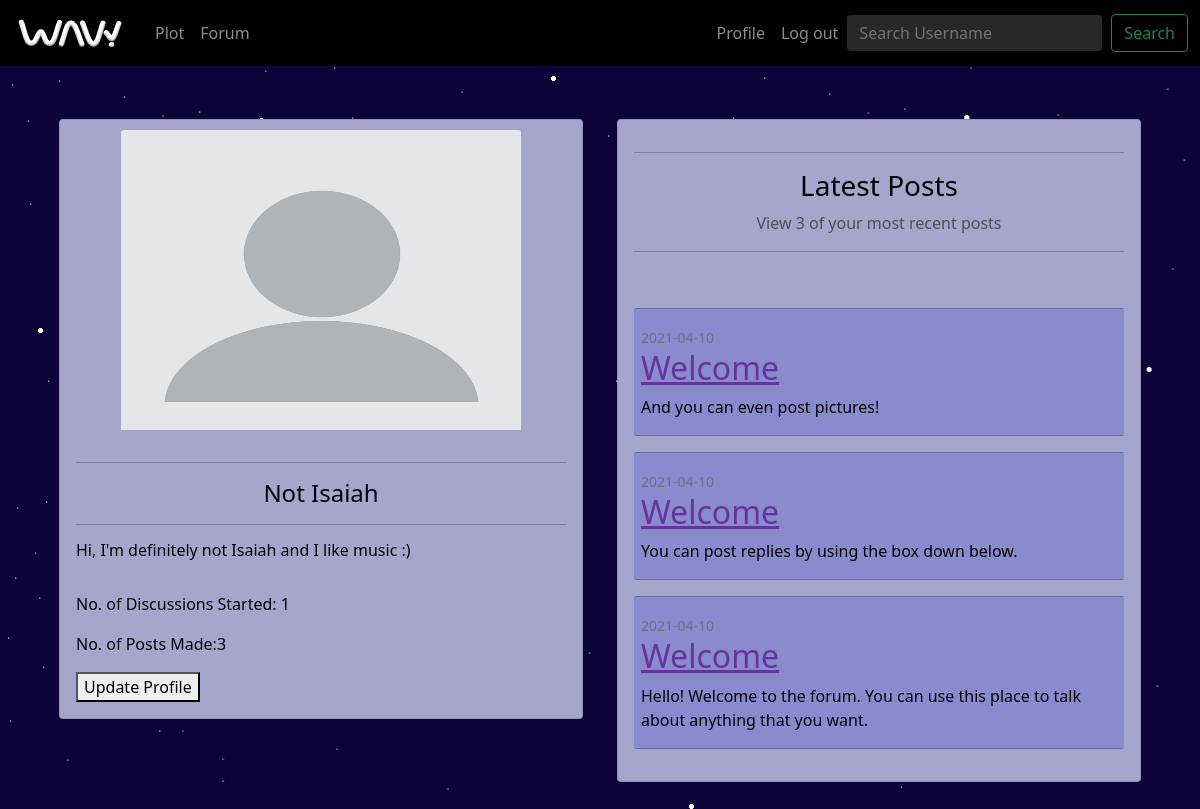
/profile/display_profiles/Not Isaiah/ (signed in), run on the app's committed database.
### my_app/models.py (models this page shows, shortened)
class Profile(db.Model):
    __tablename__ = "Profile"
    id = db.Column(db.Integer, primary_key=True)
    username = db.Column(db.Text, unique=True, nullable=False)
    photo = db.Column(db.Text)
    bio = db.Column(db.Text)
    user_id = db.Column(db.Integer, db.ForeignKey('User.id'), nullable=False)
    topic_count = db.Column(db.Integer, default=0, nullable=False)
    post_count = db.Column(db.Integer, default=0, nullable=False)
    topics = db.relationship("Topic", backref="profile", lazy=True)
    posts = db.relationship("Post", backref="profile", lazy=True)

class Post(db.Model):
    __tablename__ = "Post"
    id = db.Column(db.Integer, primary_key=True)
    topic_id = db.Column(db.Integer, db.ForeignKey("Topic.id"))
    profile_id = db.Column(db.Integer, db.ForeignKey("Profile.id"))
    date_created = db.Column(db.DateTime, default=datetime.now())
    content = db.Column(db.Text, nullable=False)
    photo = db.Column(db.Text)
    @property
    def url(self):
        return url_for("forum.view_post", post_id=self.id)

class Topic(db.Model):
    __tablename__ = "Topic"
    id = db.Column(db.Integer, primary_key=True)
    title = db.Column(db.Text, nullable=False)
    profile_id = db.Column(db.Integer, db.ForeignKey("Profile.id"))
    date_created = db.Column(db.DateTime, default=datetime.now(), nullable=False)
    post_count = db.Column(db.Integer, default=0, nullable=False)
    posts = db.relationship("Post", backref="topic", lazy=True)

### my_app/profile/routes.py (the view)
@profile_bp.route('/display_profiles', methods=['POST', 'GET'], defaults={'username': None})
@profile_bp.route('/display_profiles/<username>/', methods=['POST', 'GET'])
@login_required
def display_profiles(username):
    users_found = None
    posts = None
    posts_count = None
    topic_count = None
    if username is None:
        if request.method == 'POST':
            term = request.form['search_term']
            if term == "":
                flash("Enter a name to search for")
                return redirect(url_for("profile.index"))
            users_found = Profile.query.filter(Profile.username.contains(term)).all()
    else:
        users_found = Profile.query.filter_by(username=username).all()
    if not users_found:
        flash("Username does not exist")
        return redirect(url_for("profile.index"))
    urls = []
    for user in users_found:
        if user.photo:
            url = photos.url(user.photo)
            urls.append(url)
        posts = Post.query.filter_by(profile_id=user.id).order_by(Post.date_created.desc()).limit(3)
        posts_count = db.session.query(Post).filter_by(profile_id=user.id).count()
        topic_count = db.session.query(Topic).filter_by(profile_id=user.id).count()
    return render_template('display_profile.html', profiles=zip(users_found, urls),
                           posts=posts, posts_count=posts_count, topic_count=topic_count)

### my_app/auth/routes.py (called while the page is built)
@login_manager.user_loader
def load_user(user_id):
    if user_id is not None:
        return User.query.get(user_id)
    return None

### my_app/templates/display_profile.html
{% extends 'layout.html' %}
{% set title = 'Profile Display' %}
{% from "_formhelpers.html" import render_field %}
{% block content %}
    {% for user, url in profiles %}
        <br>
        <br>
        <div class="container-fluid">
            <div class="row">
                <div class="col">
                    <div class="card" style="background-color:#a6a6cd; margin: 5px">
                        <img class="card-img-top responsive_profile" src="{{ url }}" alt="User profile photo">
                        <div class="card-body" style="color:black">
                            <hr style="color: black">
                            <h4 class="card-title text-center">{{ user.username }}</h4>
                            <hr style="color: black">
                            <h6 class="card-text">{{ user.bio }}</h6>
                            <br>
                            <p class = "article-content">No. of Discussions Started: {{ topic_count }}</p>
                            <p class="article-content"> No. of Posts Made:{{ posts_count }}</p>
                            {% if user.id == current_user.id%}
                                <a href="{{ url_for('profile.update_profile') }}"> <button type="button">Update Profile</button> </a>
                            {% endif %}
                        </div>
                    </div>
                </div>
                <div class="col">
                    <div class="card" style="background-color:#a6a6cd; margin: 5px">
                        <div class="card-body">
                        <hr style="color: black">
                        <h3 class="text-center" style="color: black">Latest Posts</h3>
                        <p class="text-center" style="color: #4f4f4f">View 3 of your most recent posts </p>
                        <hr style="color: black">
                        <br>
                            {% for post in posts %}
                                <article class="media content-section" style="background-color: #8a8acf">
                                    <div class="media-body" style="margin: 2px;">
                                        <hr style="color: black">
                                        <div class="article-metadata">
                                            <small class="text-muted" style="margin-left: 5px">{{ post.date_created.strftime('%Y-%m-%d') }}</small>
                                        </div>
                                        <h2><a href="{{ post.url }}" class="article-title link-dark" style="margin-left: 5px; color: rebeccapurple">{{ post.topic.title }}</a></h2>
                                        <p class="article-content" style="margin-left: 5px; color: black">{{ post.content }}</p>
                                        <hr style="color: black">
                                    </div>
                                </article>
                            {% endfor %}
                        </div>
                    </div>
                </div>
            </div>
        </div>
        <br>
    {% endfor %}
{% endblock %}

### data on the page
Profile: username "Not Isaiah", bio "Hi, I'm definitely not Isaiah and I like music :)", topic_count "1", post_count "3"
Post: date_created "2021-04-10", topic "Welcome", content "And you can even post pictures!"
Post: date_created "2021-04-10", topic "Welcome", content "You can post replies by using the box down below."
Post: date_created "2021-04-10", topic "Welcome", content "Hello! Welcome to the forum. You can use this place to talk about anything that you want."
